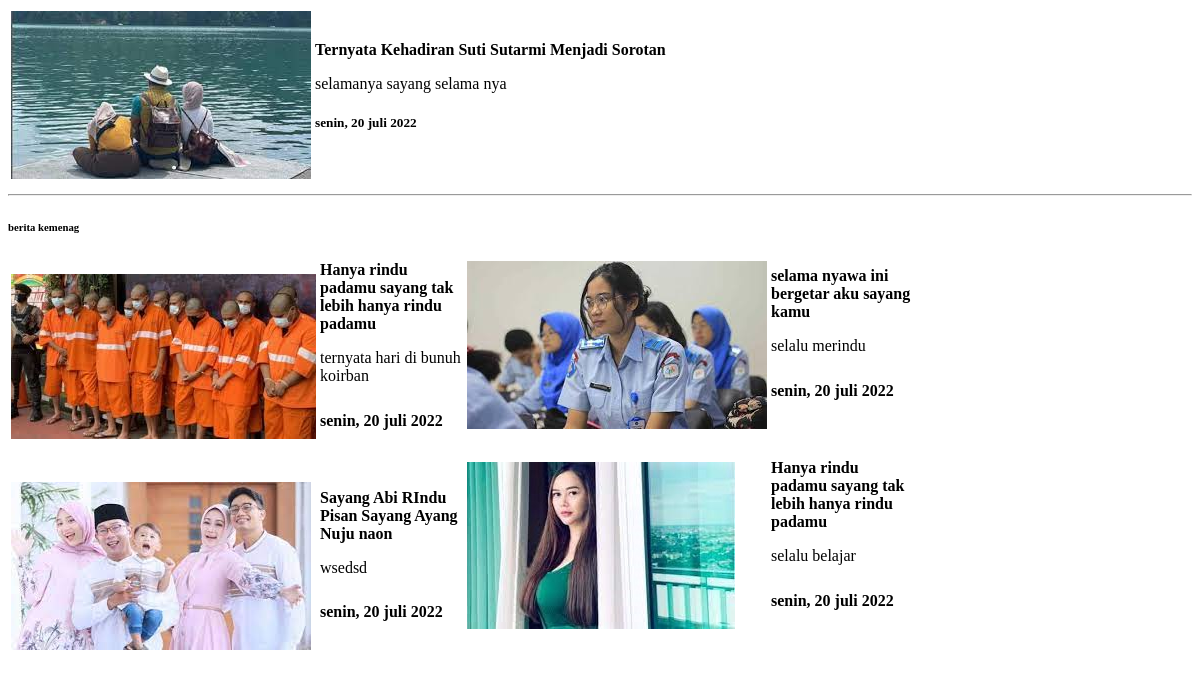
/tampil-data.php, run on an earlier commit of the app's database.
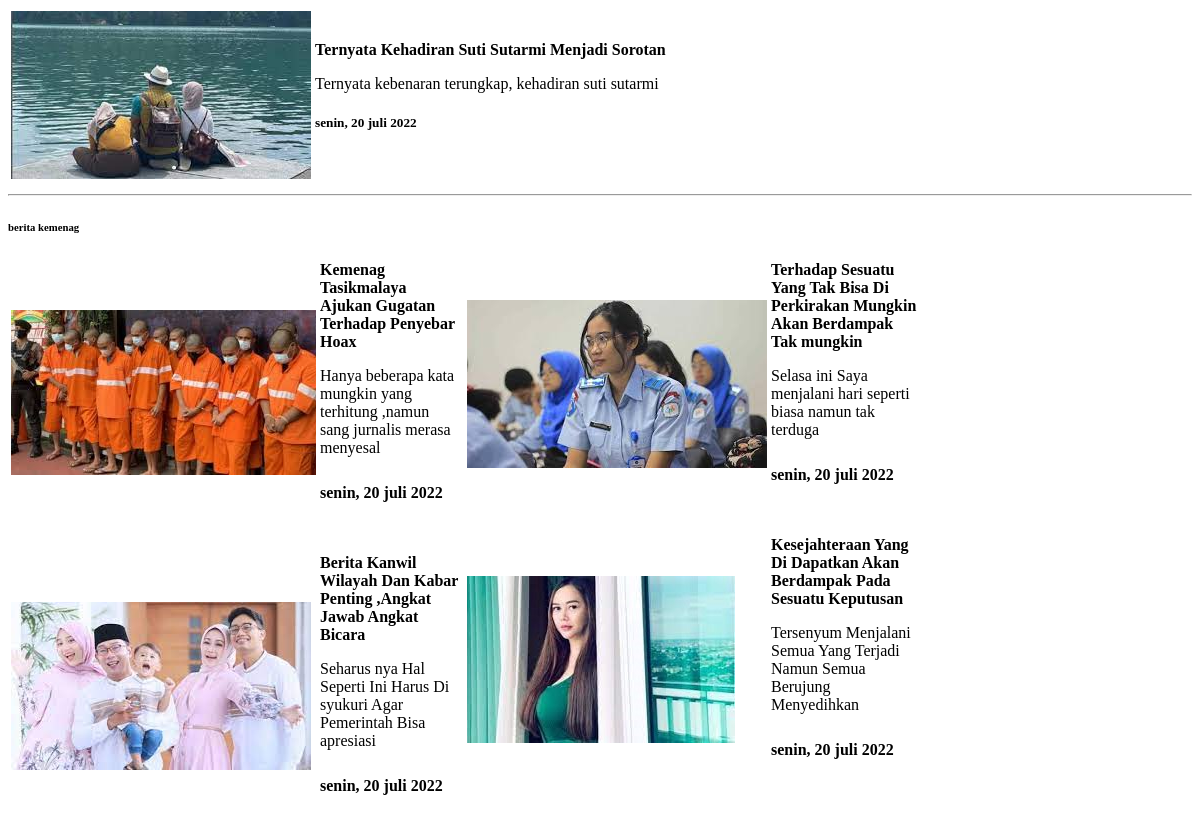
And on a later commit of the database.
### tables this page shows
CREATE TABLE `berita` (
  `id` int(11) NOT NULL,
  `judul` text NOT NULL,
  `tgl_publis` varchar(20) NOT NULL,
  `deskripsi` text NOT NULL,
  `id_kategori` int(11) NOT NULL,
  `img` varchar(1000) DEFAULT NULL
);

### tampil-data.php (the view, shortened to what this page needs)
<!DOCTYPE html>
<html lang="en">
<head>
</head>
<body>
    <table>
    <?php
        include "koneksi/koneksi.php";
        $berita_utama = '1';
        $query = mysqli_query($koneksi, "SELECT * FROM berita WHERE id_kategori = '$berita_utama'");
        $data = mysqli_fetch_array($query);
        if ($data[4] == '1') {
        $foto = $data[5];
        $judul = $data[1];
        $deskripsi = $data[3];
        $waktu_publish = $data[2];
      }
    ?>
        <tr>
            <td width="37%">
            <div class="b1">
            <img src="foto-berita/<?=$foto?>" alt="">
            </div>
            </td>
            <td>
            <div class="info-b1">
             <b><?=$judul?></b>
             <p><?=$deskripsi?></p>
             <h5><?=$waktu_publish?></h5>
             </div>
            </td>
        </tr>
    </table>
    <hr>
    <table id="berita-kemenag">
        <h6>berita kemenag</h6>
        <?php
        include "koneksi/koneksi.php";
        $berita_kemenag = '2';
        $query = mysqli_query($koneksi,"SELECT * FROM berita WHERE id_kategori = '$berita_kemenag'");
        while($data = mysqli_fetch_array($query)){
        ?>
        <tr>
            <td>
            <div class="b-content-1">
           <img src="foto-berita/<?= $data[5]?>" alt="">
           </div>
            </td>
            <td>
           <b><?=$data[1]?></b>
           <p><?=$data[3]?></p>
           <h5 style="font-size:100%;"><?=$data[2]?></h5>
            </td>
        </tr>
        <tr>
            <td>
                <br>
            </td>
        </tr>
        <?php
        }
        ?>
    </table>
    <table id="berita-luar">
        <?php
        include "koneksi/koneksi.php";
        $berita_luar = '3';
        $query = mysqli_query($koneksi,"SELECT * FROM berita WHERE id_kategori = '$berita_luar'");
        while($data = mysqli_fetch_array($query)){
        ?>
        <tr>
            <td>
            <div class="b-content-1">
           <img src="foto-berita/<?= $data[5]?>" alt="">
           </div>
            </td>
            <td>
           <b><?=$data[1]?></b>
           <p><?=$data[3]?></p>
           <h5 style="font-size:100%;"><?=$data[2]?></h5>
            </td>
        </tr>
        <tr>
            <td>
                <br>
            </td>
        </tr>
        <?php
        }
        ?>
    </table>
</body>
</html>

What changed in the data, as far as the page shows it:
changed berita "Ternyata Kehadiran Suti Sutarmi Menjadi Sorotan": deskripsi "selamanya sayang selama nya" → "Ternyata kebenaran terungkap, kehadiran suti sutarmi"
changed berita: judul "Hanya rindu padamu sayang tak lebih hanya rindu padamu" → "Kemenag Tasikmalaya Ajukan Gugatan Terhadap Penyebar Hoax"; deskripsi "ternyata hari di bunuh koirban" → "Hanya beberapa kata mungkin yang terhitung ,namun sang jurnalis merasa menyesal"
changed berita: judul "Sayang Abi RIndu Pisan Sayang Ayang Nuju naon" → "Berita Kanwil Wilayah Dan Kabar Penting ,Angkat Jawab Angkat Bicara"; deskripsi "wsedsd" → "Seharus nya Hal Seperti Ini Harus Di syukuri Agar Pemerintah Bisa apresiasi"
changed berita: judul "selama nyawa ini bergetar aku sayang kamu" → "Terhadap Sesuatu Yang Tak Bisa Di Perkirakan Mungkin Akan Berdampak Tak mungkin"; deskripsi "selalu merindu" → "Selasa ini Saya menjalani hari seperti biasa namun tak terduga"
changed berita: judul "Hanya rindu padamu sayang tak lebih hanya rindu padamu" → "Kesejahteraan Yang Di Dapatkan Akan Berdampak Pada Sesuatu Keputusan"; deskripsi "selalu belajar" → "Tersenyum Menjalani Semua Yang Terjadi Namun Semua Berujung Menyedihkan"
